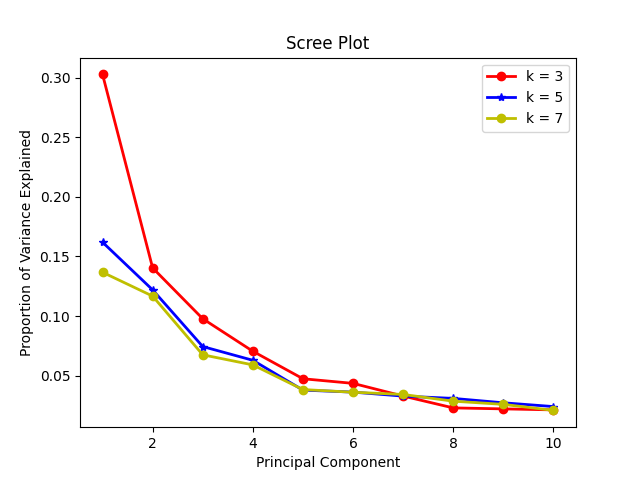

Write the Python code that produced this figure.
#!/usr/bin/env python
# coding: utf-8

# In[1]:

from matplotlib import pyplot as plt
from itertools import product
from Bio import SeqIO
import pandas as pd
from sklearn.decomposition import PCA
import matplotlib.pyplot as plot
import numpy as np
import plotly.express as px

# create all possible kmers
def createKmers(string, k):
    kmers = [''.join(c) for c in product(string, repeat=k)]
    return(kmers)

# count kmers in string
def countKmers(string, kmers):
    kcount = list()
    for k in kmers:
        kcount = kcount + [string.count(k)]
    return(kcount)

# normalize kmer counts by total number of kmers
def normKmers(kdict):
    norm = dict()
    for key in kdict.keys():
        l = list()
        for i in kdict[key]:
            l = l + [i/sum(kdict[key])]
        norm[key] = l
    return(norm)

# create all possible kmers for a given length of k
k = 3
kmers = createKmers('ACGT', k)

# input fasta containing all sequences to be analysed
inputFasta = 'sample.fasta'

# this dictionary will contain the kmer counts for each sequence
kmerCounts = dict()

ffile = SeqIO.parse(inputFasta, 'fasta')
# iterate through each sequence in the fasta file
for seq_record in ffile:
    # extract just the accession number to use as ID
    id = str(seq_record.id)[1:]
    
    # count the occurance of each kmer and store in the dictionary
    kmerCounts[id] = countKmers(str(seq_record.seq), kmers)

kmerNorm = normKmers(kmerCounts)
kmerNorm

# create a dataframe from the dictionary
#df = pd.DataFrame.from_dict(kmerCounts, orient='index', columns=kmers)
#dfnorm = pd.DataFrame.from_dict(kmerNorm, orient='index', columns=kmers)
dfnorm = pd.DataFrame.from_dict(kmerNorm, orient = 'index',columns = kmers)
dfnorm


# In[ ]:


from sklearn.decomposition import PCA
pca = PCA(n_components=10)
principalComponents = pca.fit_transform(dfnorm)


principal_df = pd.DataFrame(data = principalComponents
             , columns = ['principal component 1', 'principal component 2','principal component 3','principal component 4',
                         'principal component 5','principal component 6','principal component 7','principal component 8',
                         'principal component 9','principal component 10'])



print('Explained variation per principal component: {}'.format(pca.explained_variance_ratio_))

n_components = 10
total_var = pca.explained_variance_ratio_.sum() * 100

fig = px.scatter_matrix(principalComponents,dimensions=range(n_components), labels=dfnorm,title=f'Total Explained Variance: {total_var:.2f}%')
fig.update_traces(diagonal_visible=False)
fig.show()


# In[2]:


# create all possible kmers for a given length of k
k = 5
kmers5 = createKmers('ACGT', k)

# input fasta containing all sequences to be analysed
inputFasta = 'sample.fasta'

# this dictionary will contain the kmer counts for each sequence
kmerCounts5 = dict()

ffile = SeqIO.parse(inputFasta, 'fasta')
# iterate through each sequence in the fasta file
for seq_record in ffile:
    # extract just the accession number to use as ID
    id = str(seq_record.id)[1:]
    
    # count the occurance of each kmer and store in the dictionary
    kmerCounts5[id] = countKmers(str(seq_record.seq), kmers5)

kmerNorm5 = normKmers(kmerCounts5)
kmerNorm5

# create a dataframe from the dictionary
#df = pd.DataFrame.from_dict(kmerCounts, orient='index', columns=kmers)
#dfnorm = pd.DataFrame.from_dict(kmerNorm, orient='index', columns=kmers)
dfnorm5 = pd.DataFrame.from_dict(kmerNorm5, orient = 'index',columns = kmers5)
dfnorm5


# In[ ]:


pca5 = PCA(n_components=10)
principalComponents5 = pca5.fit_transform(dfnorm5)


principal_df5 = pd.DataFrame(data = principalComponents5
             , columns = ['principal component 1', 'principal component 2','principal component 3','principal component 4',
                         'principal component 5','principal component 6','principal component 7','principal component 8',
                         'principal component 9','principal component 10'])



print('Explained variation per principal component: {}'.format(pca5.explained_variance_ratio_))

n_components5 = 10
total_var5 = pca5.explained_variance_ratio_.sum() * 100

fig = px.scatter_matrix(principalComponents5,dimensions=range(n_components5), labels=dfnorm5,title=f'Total Explained Variance: {total_var5:.2f}%')
fig.update_traces(diagonal_visible=False)
fig.show()


# In[3]:


# create all possible kmers for a given length of k
k = 7
kmers7 = createKmers('ACGT', k)

# input fasta containing all sequences to be analysed
inputFasta = 'sample.fasta'

# this dictionary will contain the kmer counts for each sequence
kmerCounts7 = dict()

ffile = SeqIO.parse(inputFasta, 'fasta')
# iterate through each sequence in the fasta file
for seq_record in ffile:
    # extract just the accession number to use as ID
    id = str(seq_record.id)[1:]
    
    # count the occurance of each kmer and store in the dictionary
    kmerCounts7[id] = countKmers(str(seq_record.seq), kmers7)

kmerNorm7 = normKmers(kmerCounts7)
kmerNorm7

# create a dataframe from the dictionary
#df = pd.DataFrame.from_dict(kmerCounts, orient='index', columns=kmers)
#dfnorm = pd.DataFrame.from_dict(kmerNorm, orient='index', columns=kmers)
dfnorm7 = pd.DataFrame.from_dict(kmerNorm7, orient = 'index',columns = kmers7)
dfnorm7


# In[ ]:


pca7 = PCA(n_components=10)
principalComponents7 = pca7.fit_transform(dfnorm7)


principal_df7 = pd.DataFrame(data = principalComponents7
             , columns = ['principal component 1', 'principal component 2','principal component 3','principal component 4',
                         'principal component 5','principal component 6','principal component 7','principal component 8',
                         'principal component 9','principal component 10'])



print('Explained variation per principal component: {}'.format(pca7.explained_variance_ratio_))

n_components7 = 10
total_var7 = pca7.explained_variance_ratio_.sum() * 100

fig = px.scatter_matrix(principalComponents7,dimensions=range(n_components7), labels=dfnorm7,title=f'Total Explained Variance: {total_var7:.2f}%')
fig.update_traces(diagonal_visible=False)
fig.show()


# In[4]:


PC_values = np.arange(pca.n_components_) + 1
plt.plot(PC_values, pca.explained_variance_ratio_, 'ro-', linewidth=2, label = "k = 3")

PC_values5 = np.arange(pca5.n_components_) + 1
plt.plot(PC_values5, pca5.explained_variance_ratio_, 'b*-', linewidth=2, label = "k = 5")

PC_values7 = np.arange(pca7.n_components_) + 1
plt.plot(PC_values7, pca7.explained_variance_ratio_, 'yo-', linewidth=2, label = "k = 7")





plt.title('Scree Plot')
plt.xlabel('Principal Component')
plt.ylabel('Proportion of Variance Explained')
plt.legend()
plt.savefig('Screeplot.png')
plt.show()
